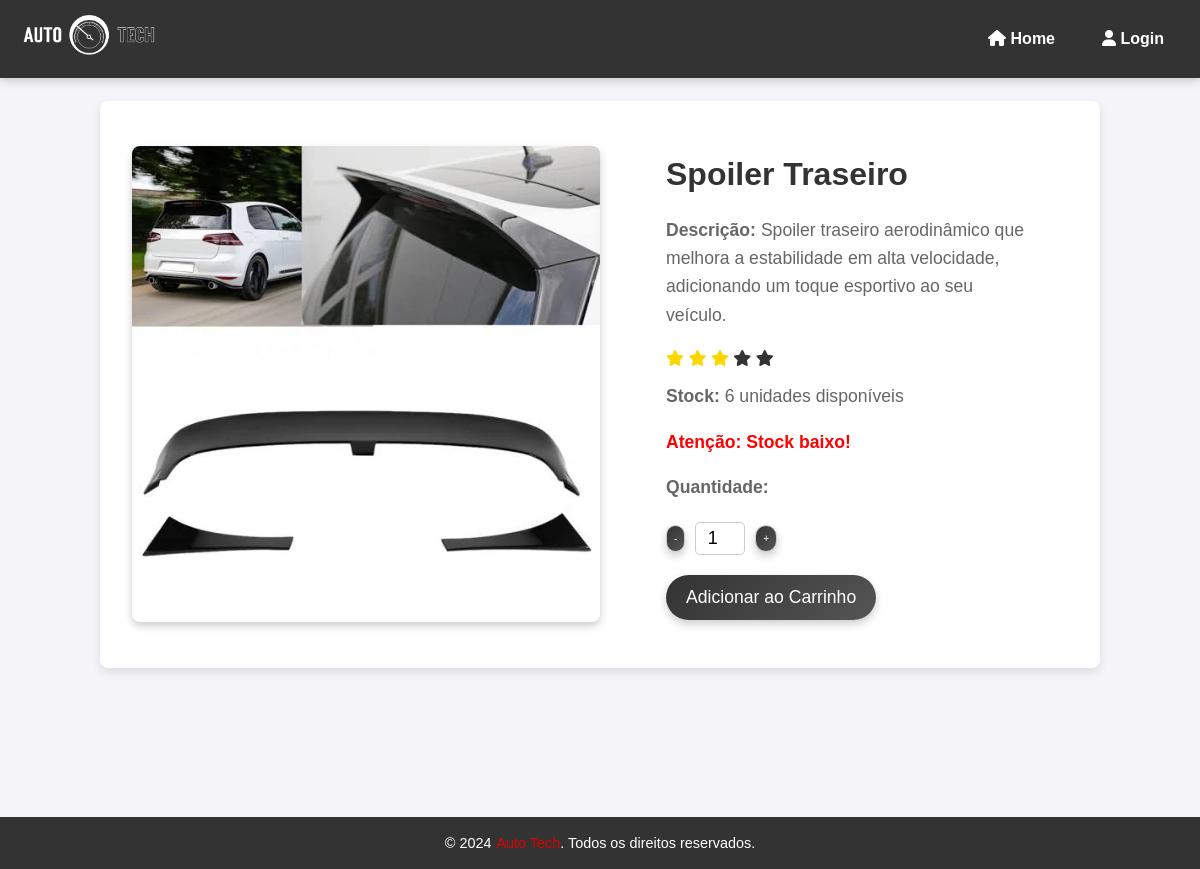
/produtos/Spoiler Traseiro, run on the app's committed database.
### main.py (models this page shows)
class Produto(db.Model):
    id = db.Column(db.Integer, primary_key=True)
    nome = db.Column(db.String(64), nullable=False)
    preco = db.Column(db.Float, nullable=False)
    descricao = db.Column(db.String(255))
    stock = db.Column(db.Integer, nullable=False)
    rating = db.Column(db.Integer, nullable=False)

### main.py (the view)
@app.route('/produtos/<string:nome>')
def produto(nome):
    produto_encontrado = Produto.query.filter_by(nome=nome).first()
    if not produto_encontrado:
        return render_template('404.html', name="Produto Não Encontrado"), 404
    return render_template('product-single.html', produto=produto_encontrado, name=nome)

### templates/product-single.html (shortened to what this page needs)
{% extends 'core/base.html' %}
{% block main %}
<main>
    <section class="product-detail">
        <div class="product-image">
            <img src="{{ url_for('static', filename='images/' + produto.nome + '.png') }}" alt="{{ produto.nome }}" class="animated fadeInUp">
        </div>
        <div class="details">
            <h2 class="product-name animated fadeInUp">{{ produto.nome }}</h2>
            <p><strong>Descrição:</strong> {{ produto.descricao }}</p>
            <div class="rating">
                {% for i in range(1, 6) %}
                    <span class="fa fa-star {% if produto['rating'] >= i %}checked{% endif %}"></span>
                {% endfor %}
            </div>
            <p><strong>Stock:</strong> {{ produto.stock }} unidades disponíveis</p>
            {% if produto.stock < 10 %}
                <p class="stock-warning">Atenção: Stock baixo!</p>
            {% endif %}
            <p><strong>Quantidade:</strong></p>
            <div class="quantity-selector">
                <button class="decrease">-</button>
                <input type="number" value="1" min="1" max="{{ produto.stock }}" id="quantity" class="quantity-input">
                <button class="increase">+</button>
            </div>
            <button class="add-to-cart animated fadeInUp">Adicionar ao Carrinho</button>
        </div>
    </section>
</main>
{% endblock %}

### static/css/style.css (style rules this page uses)
* { margin: 0; padding: 0; box-sizing: border-box; }
.checked { color: orange; }
button { background: linear-gradient(135deg, #333, #555); color: #fff; padding: 12px 20px; border: none; border-radius: 25px; cursor: pointer; font-size: 1em; transition: background-color 0.3s ease, transform 0.3s ease, box-shadow 0.3s ease; box-shadow: 0 4px 8px rgba(0, 0, 0, 0.2); }
.animated { animation-duration: 1s; animation-timing-function: ease-out; }
.fadeInUp { animation-name: fadeInUp; }
.product-detail { display: flex; justify-content: flex-start !important; align-items: flex-start; padding: 2em; background-color: #fff; border-radius: 8px; box-shadow: 0 4px 8px rgba(0, 0, 0, 0.1); margin: 2em auto; max-width: 1000px !important; width: 100% !important; position: flex; overflow: hidden; }
.product-image { width: 50%; margin-right: 50px; height: auto; border-radius: 8px; box-shadow: 0 4px 8px rgba(0, 0, 0, 0.2); object-fit: cover; }
.details { padding: 1em; max-width: 500px; text-align: left; z-index: 1; }
.product-name { font-size: 2.5em; margin-bottom: 10px; color: #333; }
.rating { margin: 10px 0; }
.checked { color: #FFD700; }
.add-to-cart { background-color: #28a745; color: white; padding: 12px 25px; border: none; border-radius: 5px; font-size: 18px; cursor: pointer; margin-top: 20px; transition: background-color 0.3s; }
.quantity-selector { display: flex; align-items: center; margin-top: 20px; }
.quantity-selector button { font-size: 10px; background-color: #f1f1f1; border: 1px solid #ccc; padding: 7px; cursor: pointer; }
.quantity-selector input { width: 50px; text-align: center; font-size: 18px; margin: 0 10px; padding: 5px; border: 1px solid #ccc; border-radius: 5px; }
.stock-warning { color: red !important; font-weight: bold; margin-top: 10px; }
.product-detail { display: flex; justify-content: center; align-items: center; padding: 2em; background-color: #fff; border-radius: 8px; box-shadow: 0 4px 8px rgba(0, 0, 0, 0.1); margin: 2em auto; max-width: 800px; }
.product-image img { max-width: 100%; border-radius: 8px; }
.details { padding: 1em; max-width: 400px; text-align: left; }
.details h2 { font-size: 2em; color: #333; margin-bottom: 0.5em; }
.details p { font-size: 1.1em; color: #666; margin-bottom: 1em; }
.add-to-cart { background: linear-gradient(135deg, #333, #555); color: #fff; padding: 12px 20px; border: none; border-radius: 25px; cursor: pointer; font-size: 1.1em; transition: background-color 0.3s ease, transform 0.3s ease, box-shadow 0.3s ease; }
main { flex: 1; }

### data on the page
Produto: nome (picture), nome "Spoiler Traseiro", descricao "Spoiler traseiro aerodinâmico que melhora a estabilidade em alta velocidade, adicionando um toque esportivo ao seu veículo.", rating 3 (drawn), stock "6"
